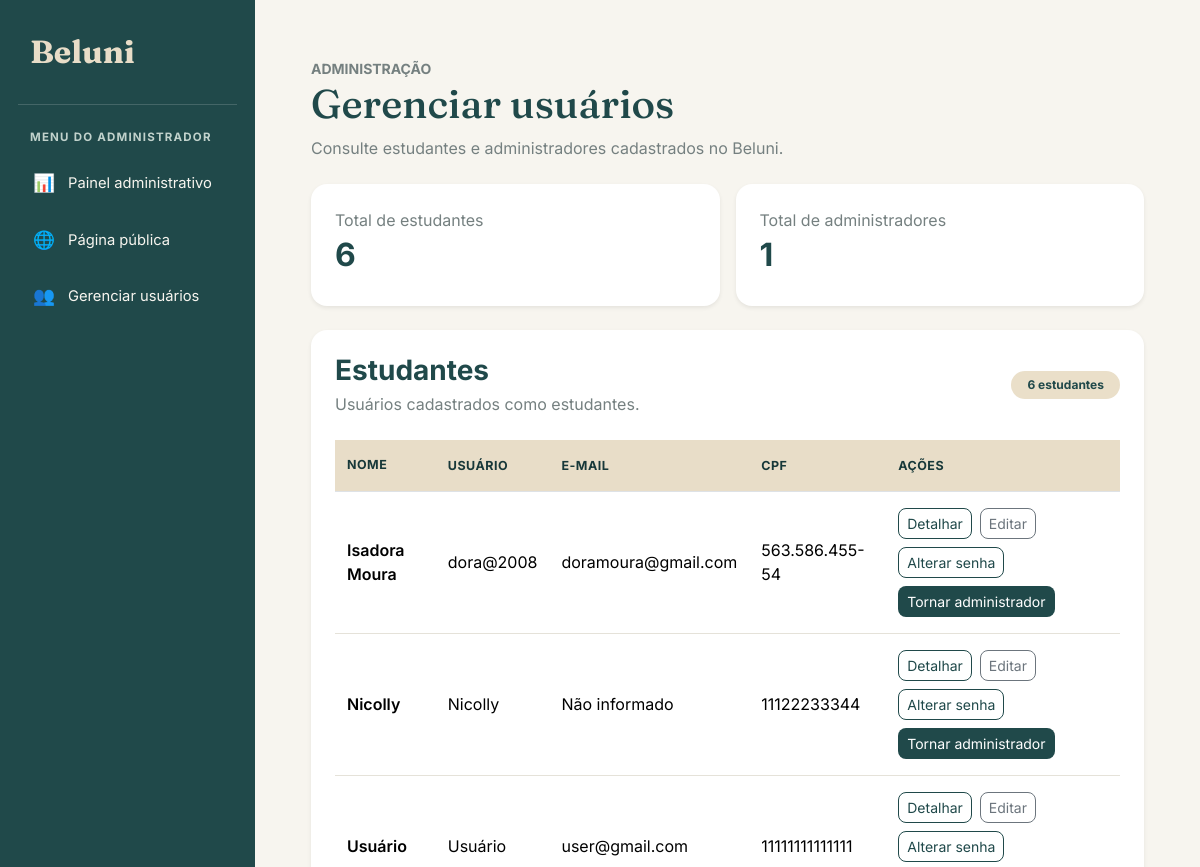
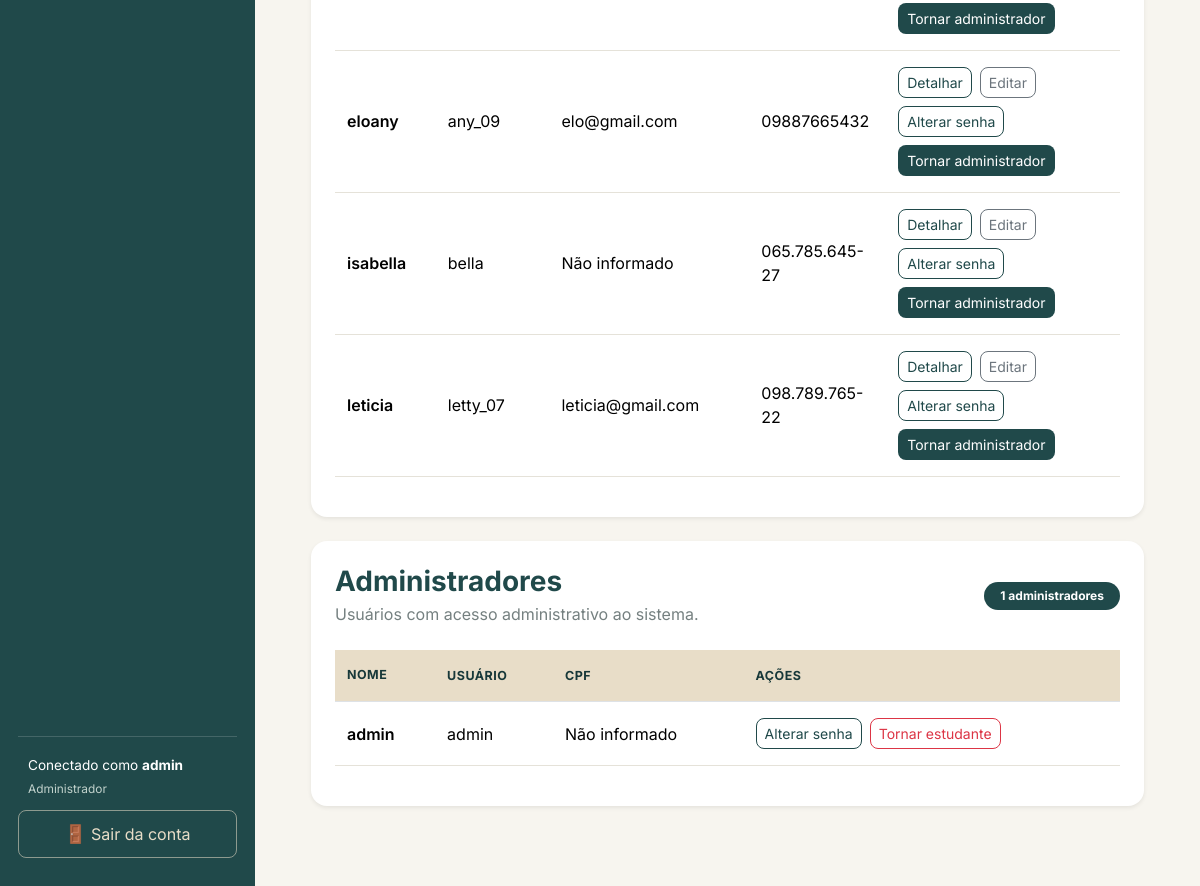
The app's page /estudantes/ (signed in) with its own data (2 pictures, top to bottom).
### estudante/models.py (models this page shows, shortened)
class Estudante(User):
    cpf = models.CharField(max_length=14)
    nome = models.CharField(max_length=100)

### estudante/views.py (the view)
# urls.py: path('', views.listar_estudantes, name='listar_estudantes'),
@login_required
@user_passes_test(
    usuario_e_administrador,
    login_url='login_estudante'
)
def listar_estudantes(request):
    estudantes = Estudante.objects.exclude(
        groups__name='Administrador'
    ).exclude(
        is_superuser=True
    ).distinct().order_by('nome')
    usuarios_admin = User.objects.filter(
        Q(groups__name='Administrador') | Q(is_superuser=True)
    ).distinct().order_by('username')
    perfis_admin = {
        estudante.pk: estudante
        for estudante in Estudante.objects.filter(
            pk__in=usuarios_admin.values_list('pk', flat=True)
        )
    }
    administradores = []
    for usuario in usuarios_admin:
        perfil = perfis_admin.get(usuario.pk)
        administradores.append({
            'usuario': usuario,
            'nome': (
                perfil.nome
                if perfil
                else usuario.get_full_name() or usuario.username
            ),
            'cpf': perfil.cpf if perfil else '',
            'possui_perfil': perfil is not None,
        })
    return render(request, 'estudante/listar.html', {
        'estudantes': estudantes,
        'administradores': administradores,
        'total_estudantes': estudantes.count(),
        'total_administradores': len(administradores),
    })

### estudante/views.py (called while the page is built)
def usuario_e_administrador(user):
    return (
        user.is_authenticated
        and (
            user.is_superuser
            or user.groups.filter(name='Administrador').exists()
        )
    )

### estudante/templates/estudante/listar.html (shortened to what this page needs)
{% extends 'base.html' %}
{% block conteudo %}
<div class="container-fluid py-4 px-lg-4">
    <div class="mb-4">
        <small class="text-uppercase fw-bold text-secondary">
            Administração
        </small>
        <h1 style="color: #20494A; font-family: 'Fraunces', serif;">
            Gerenciar usuários
        </h1>
        <p class="text-secondary">
            Consulte estudantes e administradores cadastrados no Beluni.
        </p>
    </div>
    <div class="row g-3 mb-4">
        <div class="col-md-6">
            <div class="card border-0 shadow-sm rounded-4 p-4">
                <span class="text-secondary">Total de estudantes</span>
                <h2 class="fw-bold mt-1" style="color: #20494A;">
                    {{ total_estudantes }}
                </h2>
            </div>
        </div>
        <div class="col-md-6">
            <div class="card border-0 shadow-sm rounded-4 p-4">
                <span class="text-secondary">Total de administradores</span>
                <h2 class="fw-bold mt-1" style="color: #20494A;">
                    {{ total_administradores }}
                </h2>
            </div>
        </div>
    </div>
    <div class="card border-0 shadow-sm rounded-4 p-4 mb-4">
        <div class="d-flex justify-content-between align-items-center flex-wrap gap-2 mb-4">
            <div>
                <h3 class="fw-bold mb-1" style="color: #20494A;">
                    Estudantes
                </h3>
                <p class="text-secondary mb-0">
                    Usuários cadastrados como estudantes.
                </p>
            </div>
            <span class="badge rounded-pill px-3 py-2"
                  style="background: #EADFC9; color: #20494A;">
                {{ total_estudantes }} estudantes
            </span>
        </div>
        <div class="table-responsive">
            <table class="table align-middle">
                <thead style="background-color: #EADFC9;">
                    <tr>
                        <th class="py-3">NOME</th>
                        <th>USUÁRIO</th>
                        <th>E-MAIL</th>
                        <th>CPF</th>
                        <th>AÇÕES</th>
                    </tr>
                </thead>
                <tbody>
                    {% for estudante in estudantes %}
                    <tr>
                        <td class="py-3 fw-semibold">
                            {{ estudante.nome|default:estudante.username }}
                        </td>
                        <td>
                            {{ estudante.username }}
                        </td>
                        <td>
                            {{ estudante.email|default:"Não informado" }}
                        </td>
                        <td>
                            {{ estudante.cpf|default:"Não informado" }}
                        </td>
                        <td>
                            <div class="d-flex flex-wrap gap-2">
                                <a href="{% url 'detalhar_estudante' estudante.id %}"
                                   class="btn btn-sm rounded-3"
                                   style="border: 1px solid #20494A; color: #20494A;">
                                    Detalhar
                                </a>
                                <a href="{% url 'editar_estudante' estudante.id %}"
                                   class="btn btn-sm btn-outline-secondary rounded-3">
                                    Editar
                                </a>
                                <a href="{% url 'alterar_senha_usuario' estudante.id %}"
                                   class="btn btn-sm btn-outline-primary rounded-3">
                                    Alterar senha
                                </a>
                                <form method="POST"
                                      action="{% url 'tornar_administrador' estudante.id %}"
                                      onsubmit="return confirm('Deseja realmente tornar este estudante administrador?');">
                                    <button type="submit"
                                            class="btn btn-sm rounded-3"
                                            style="background-color: #20494A; color: white;">
                                        Tornar administrador
                                    </button>
                                </form>
                            </div>
                        </td>
                    </tr>
                    {% empty %}
                    <tr>
                        <td colspan="5" class="text-center py-4 text-secondary">
                            Nenhum estudante cadastrado.
                        </td>
                    </tr>
                    {% endfor %}
                </tbody>
            </table>
        </div>
    </div>
    <div class="card border-0 shadow-sm rounded-4 p-4 mb-4">
        <div class="d-flex justify-content-between align-items-center flex-wrap gap-2 mb-4">
            <div>
                <h3 class="fw-bold mb-1" style="color: #20494A;">
                    Administradores
                </h3>
                <p class="text-secondary mb-0">
                    Usuários com acesso administrativo ao sistema.
                </p>
            </div>
            <span class="badge rounded-pill px-3 py-2"
                  style="background-color: #20494A; color: white;">
                {{ total_administradores }} administradores
            </span>
        </div>
        <div class="table-responsive">
            <table class="table align-middle">
                <thead style="background-color: #EADFC9;">
                    <tr>
                        <th class="py-3">NOME</th>
                        <th>USUÁRIO</th>
                        <th>CPF</th>
                        <th>AÇÕES</th>
                    </tr>
                </thead>
                <tbody>
                    {% for administrador in administradores %}
                    <tr>
                        <td class="py-3 fw-semibold">
                            {{ administrador.nome }}
                        </td>
                        <td>
                            {{ administrador.usuario.username }}
                        </td>
                        <td>
                            {{ administrador.cpf|default:"Não informado" }}
                        </td>
                        <td>
                            <div class="d-flex flex-wrap gap-2">
                                <a href="{% url 'alterar_senha_usuario' administrador.usuario.id %}"
                                   class="btn btn-sm btn-outline-primary rounded-3">
                                    Alterar senha
                                </a>
                                <form method="POST"
                                      action="{% url 'tornar_estudante' administrador.usuario.id %}"
                                      onsubmit="return confirm('Deseja retirar o acesso administrativo deste usuário?');">
                                    <button type="submit"
                                            class="btn btn-sm btn-outline-danger rounded-3">
                                        Tornar estudante
                                    </button>
                                </form>
                            </div>
                        </td>
                    </tr>
                    {% empty %}
                    <tr>
                        <td colspan="4" class="text-center py-4 text-secondary">
                            Nenhum administrador cadastrado.
                        </td>
                    </tr>
                    {% endfor %}
                </tbody>
            </table>
        </div>
    </div>
</div>
{% endblock %}

### templates/base.html (shortened to what this page needs)
{% load static %}
<!DOCTYPE html>
<html lang="pt-br">
<head>
    <link href="https://cdn.jsdelivr.net/npm/bootstrap@5.3.3/dist/css/bootstrap.min.css" rel="stylesheet">
</head>
<body>
    <aside class="sidebar" id="sidebar">
        <a class="sidebar-brand" href="{% url 'inicio' %}">
            Beluni
        </a>
        {% if request.user.is_authenticated %}
            {% if request.user.is_superuser or request.user.is_staff or request.session.is_admin or perms.estudante.change_estudante %}
                <div class="sidebar-label">
                    Menu do administrador
                </div>
                <ul class="sidebar-nav">
                    <li>
                        <a class="menu-link" href="{% url 'inicio' %}">
                            <span class="menu-icone">📊</span>
                            Painel administrativo
                        </a>
                    </li>
                    <li>
                        <a class="menu-link" href="{% url 'index' %}">
                            <span class="menu-icone">🌐</span>
                            Página pública
                        </a>
                    </li>
                    <li>
                        <a class="menu-link" href="{% url 'listar_estudantes' %}">
                            <span class="menu-icone">👥</span>
                            Gerenciar usuários
                        </a>
                    </li>
                </ul>
            {% endif %}
            <div class="sidebar-rodape">
                <div class="usuario-info">
                    Conectado como
                    <strong>
                        {{ request.user.first_name|default:request.user.username }}
                    </strong>
                    {% if request.user.is_superuser or request.user.is_staff or request.session.is_admin or perms.estudante.change_estudante %}
                        <small>Administrador</small>
                    {% else %}
                        <small>Estudante</small>
                    {% endif %}
                </div>
                <a class="btn-sair" href="{% url 'logout_estudante' %}">
                    <span class="menu-icone">🚪</span>
                    Sair da conta
                </a>
            </div>
        {% endif %}
    </aside>
    <main class="main-content">
        <div class="conteudo">
            {% block conteudo %}
            {% endblock %}
        </div>
    </main>
</body>
</html>

### templates/base.html (style rules this page uses)
:root { --beluni-petroleo: #20494A; --beluni-petroleo-escuro: #173839; --beluni-areia: #E8DDC8; --beluni-fundo: #F7F5EF; --beluni-branco: #FFFFFF; --beluni-texto: #293B3B; --beluni-secundario: #758080; --beluni-borda: #E5E2D9; }
* { box-sizing: border-box; }
body { margin: 0; background-color: var(--beluni-fundo); color: var(--beluni-texto); font-family: 'Inter', sans-serif; }
.sidebar { position: fixed; top: 0; left: 0; bottom: 0; width: 255px; background-color: var(--beluni-petroleo); color: white; display: flex; flex-direction: column; padding: 28px 18px; overflow-y: auto; z-index: 1030; }
.sidebar-brand { display: block; color: var(--beluni-areia); text-decoration: none; font-family: 'Fraunces', serif; font-size: 2rem; font-weight: 700; padding: 0 12px 28px; border-bottom: 1px solid rgba(255,255,255,0.16); margin-bottom: 24px; }
.sidebar-label { color: #C1D2CC; font-size: 0.72rem; text-transform: uppercase; font-weight: 700; letter-spacing: 1.2px; padding: 0 12px; margin-bottom: 12px; }
.sidebar-nav { list-style: none; padding: 0; margin: 0; }
.sidebar-nav li { margin-bottom: 6px; }
.menu-link { display: flex; align-items: center; gap: 12px; color: #F7F5EF; text-decoration: none; padding: 12px 14px; border-radius: 9px; font-size: 0.92rem; transition: background-color 0.2s; }
.menu-icone { width: 24px; text-align: center; font-size: 1.1rem; }
.sidebar-rodape { margin-top: auto; padding-top: 24px; }
.usuario-info { border-top: 1px solid rgba(255,255,255,0.16); padding: 18px 10px 12px; color: white; font-size: 0.85rem; overflow-wrap: anywhere; }
.usuario-info small { display: block; color: #C1D2CC; margin-top: 4px; }
.btn-sair { display: block; text-align: center; text-decoration: none; color: var(--beluni-areia); border: 1px solid rgba(232,221,200,0.55); border-radius: 8px; padding: 10px; transition: background-color 0.2s; }
.main-content { margin-left: 255px; min-height: 100vh; padding: 32px; }
.conteudo { width: 100%; max-width: 1600px; margin: 0 auto; }
.card { background-color: white; border: 1px solid var(--beluni-borda); border-radius: 14px; box-shadow: 0 4px 14px rgba(32,73,74,0.05); }
.table { color: var(--beluni-texto); }
.table thead th { background-color: var(--beluni-areia); color: var(--beluni-petroleo-escuro); font-size: 0.78rem; font-weight: 700; padding: 15px 12px; text-transform: uppercase; letter-spacing: 0.5px; white-space: nowrap; }
.table td { padding: 16px 12px; border-color: var(--beluni-borda); }
.btn-outline-primary { color: var(--beluni-petroleo); border-color: var(--beluni-petroleo); border-radius: 7px; }
.text-secondary { color: var(--beluni-secundario) !important; }

### records on screen
Estudante: nome "Isadora Moura", username "dora@2008", email "doramoura@gmail.com", cpf "563.586.455-54"
Estudante: nome "Nicolly", username "Nicolly", email "Não informado", cpf "11122233344"
Estudante: nome "Usuário", username "Usuário", email "user@gmail.com", cpf "11111111111111"
Estudante: nome "eloany", username "any_09", email "elo@gmail.com", cpf "09887665432"
Estudante: nome "isabella", username "bella", email "Não informado", cpf "065.785.645-27"
Estudante: nome "leticia", username "letty_07", email "leticia@gmail.com", cpf "098.789.765-22"

### other values on screen
{{ request.user.first_name|default:request.user.username }} "admin"
{{ total_estudantes }} "6"
{{ total_administradores }} "1"
{{ administrador.nome }} "admin"
{{ administrador.usuario.username }} "admin"
{{ administrador.cpf|default:"Não informado" }} "Não informado"
